Frame 1 (no input): blank canvas, image omitted
Frame 60 (no input): blank canvas, image omitted
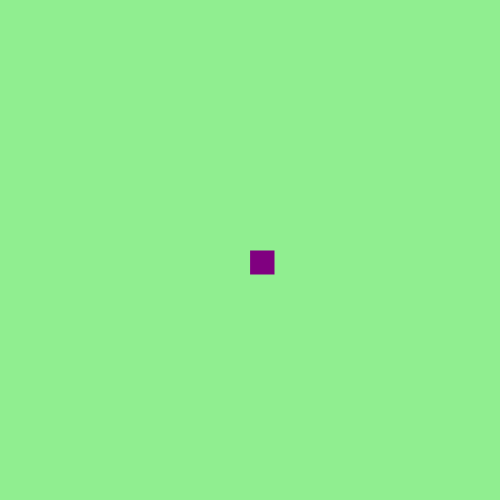
Frame 120 (the mouse pressed at the canvas centre since frame 60)

The p5.js sketch whose frames 1 and 60 were blank and that drew this single picture after the mouse press (run headless with seeded random() and noise() and a simulated clock; from frame 60 on, the mouse is pressed at the canvas centre):

// p5.js sketch
// ── sketch.js
function setup() {
    createCanvas(500, 500);
    background('lightgreen');
  }
  
  function draw() {
    
    stroke('lightgreen');
    fill('purple');
    
    // console.log(mouseIsPressed);
    
    if(mouseIsPressed){
    rect(mouseX, mouseY, 25, 25);
    }
  }
